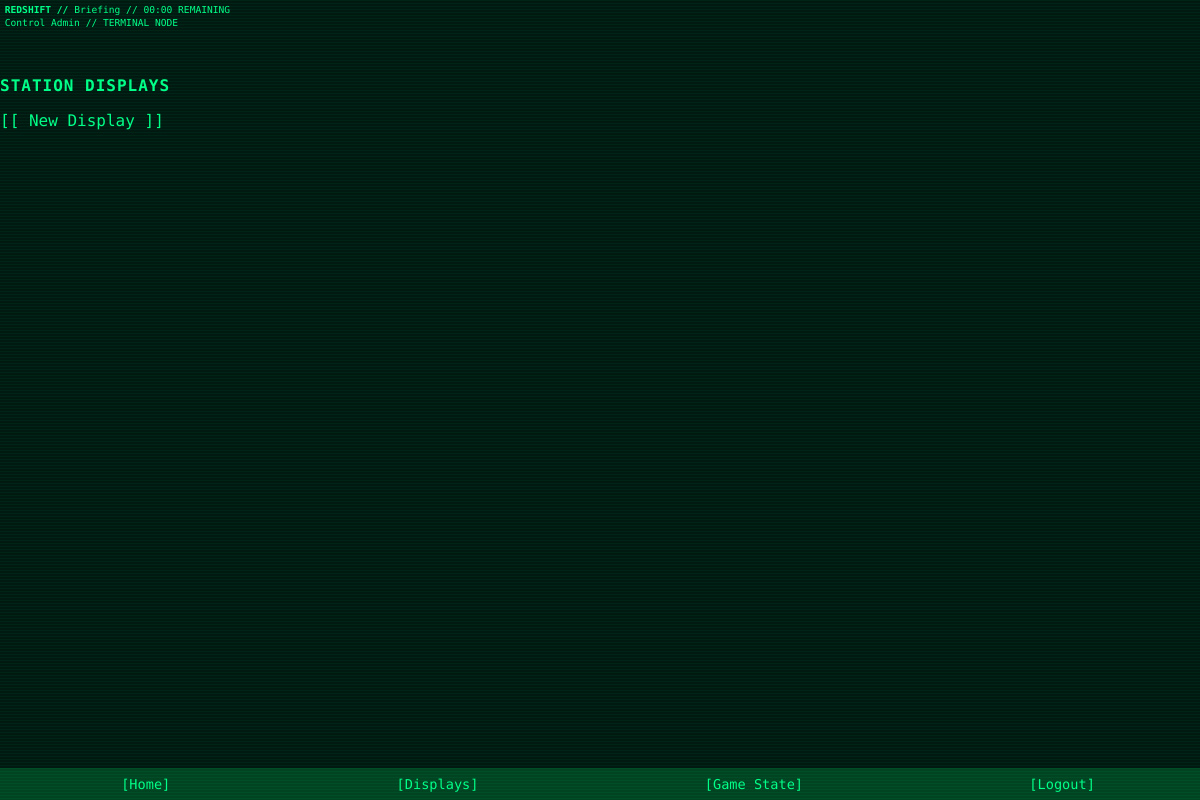
Screenshot of /control/displays (signed in) with the database file from the repository.
### app/models.py (models this page shows)
class GameState(db.Model):
    id = db.Column(db.Integer, primary_key=True, default=1)
    current_phase = db.Column(db.String(50), default="Not Started")
    phase_started_at = db.Column(db.DateTime, nullable=True)
    phase_duration_minutes = db.Column(db.Integer, default=40)
    alert_level = db.Column(db.String(20), default="Nominal")

class User(UserMixin, db.Model):
    id = db.Column(db.Integer, primary_key=True)
    username = db.Column(db.String(64), unique=True, nullable=False)
    email = db.Column(db.String(120), unique=True, nullable=False)
    password = db.Column(db.String(128), nullable=False)
    is_verified = db.Column(db.Boolean, default=False)
    role = db.Column(db.String(20), default='Player')  # 'Player' or 'Control'
    theme = db.Column(db.String(32), default='theme-green')
    character = db.relationship("Character", backref="user", uselist=False)

### app/routes.py (the view)
@main_bp.route('/control/displays')
@login_required
def manage_displays():
    if current_user.role != 'Control':
        abort(403)
    state = GameState.query.get(1)
    now = datetime.now()
    displays = Display.query.all()
    return render_template('display/displays.html', displays=displays, state=state, now=now)

### app/models.py (called while the page is built)
@login_manager.user_loader
def load_user(user_id):
    return User.query.get(int(user_id))

### app/templates/display/displays.html (shortened to what this page needs)
{% extends "base.html" %}
{% block content %}
<h1>Station Displays</h1>
<p><a href="{{ url_for('main.create_display') }}">[ New Display ]</a></p>
{% endblock %}

### app/templates/base.html (shortened to what this page needs)
<!DOCTYPE html>
<html lang="en">
<head>
  <link rel="stylesheet" href="{{ url_for('static', filename='css/retro.css') }}">
</head>
<body class="{{ current_user.theme if current_user.is_authenticated else 'theme-green' }}">
<div class="top-bar">
  <div>
    <strong>REDSHIFT //</strong>
    {% if state %}
      {{ state.current_phase }} //
      {% if state.phase_started_at %}
        <span id="phase-timer"></span>
      {% else %}
        Not started
      {% endif %}
    {% else %}
      STATE UNKNOWN
    {% endif %}
  </div>
  <div>
    {{ current_user.role if current_user.is_authenticated else "GUEST" }}
    {{ current_user.username }} // TERMINAL NODE
  </div>
</div>
<main class="main-content">
  {% block content %}{% endblock %}
</main>
<div class="nav-bar-bottom">
  {% if current_user.is_authenticated %}
  <a href="{{ url_for('main.dashboard') }}">Home</a>
    {% if current_user.role == 'Control' %}
    <a href="{{ url_for('main.manage_displays') }}">Displays</a>
    <a href="{{ url_for('main.control_game_state') }}">Game State</a>
    {% else %}
      {% if character %}
        <a href="{{ url_for('main.edit_character') }}">Edit</a>
      {% else %}
        <a href="{{ url_for('main.claim_character') }}">Create Char</a>
      {% endif %}
    {% endif %}
    <a href="{{ url_for('auth.logout') }}">Logout</a>
  {% else %}
    <a href="{{ url_for('auth.login') }}">Login</a>
    <a href="{{ url_for('auth.register') }}">Register</a>
  {% endif %}
</div>
</body>
</html>

### app/static/css/retro.css (style rules this page uses)
:root { --color-bg: #001a11; }
.theme-green { --color-fg: #00ff88; --color-accent: #00ffaa; --color-border: #00cc88; --color-muted: #004422; }
@media (min-width: 600px) { body { background-color: var(--color-bg); color: var(--color-fg); font-family: 'Share Tech Mono', monospace; margin: 0; padding: 0; animation: flickerAnim 3.6s infinite alternate; } }
@media (min-width: 600px) { a, h1, h2, h3, p, label, input, textarea, button, .nav-bar, .panel { animation: flickerAnim 3.6s infinite alternate; } }
@media (min-width: 600px) { body::before { content: ""; position: fixed; top: 0; left: 0; width: 100%; height: 100%; pointer-events: none; background: repeating-linear-gradient( to bottom, rgba(0, 255, 136, 0.05) 0px, rgba(0, 255, 136, 0.05) 1px, transparent 1px, transparent 3px ); z-index: 9999; animation: roll 60s linear infinite; } }
a { text-decoration: none; color: var(--color-fg) }
a:before { content: "["; color: var(--color-fg) }
a:after { content: "]"; color: var(--color-fg) }
h1, h2, h3, label { text-transform: uppercase; letter-spacing: 1px; font-size: 1rem; }
.top-bar { background-color: var(--color-bg); color: var(--color-fg); padding: 0.5em; line-height: 1.1; white-space: normal; display: flex; flex-direction: column; gap: 0.25em; text-transform: capitalize; font-size: 0.6em; }
.main-content { padding-top: 2rem; }
.nav-bar-bottom { position: fixed; bottom: 0; width: 100%; background-color: var(--color-muted); display: flex; justify-content: space-around; padding: 0.5rem; z-index: 100; }
.nav-bar-bottom a { font-size: 0.85rem; color: var(--color-fg); text-decoration: none; }

### rows the page displays
GameState: current_phase "Briefing"
User: role "Control", username "Admin"
